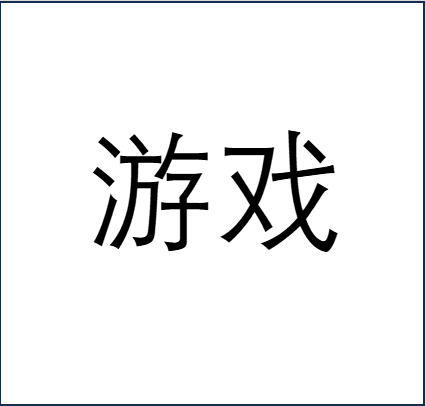
#> input picture pictures/游戏.png, 426 x 406 px
$ python gen_game_images.py
#> lines starting #> are read from the running program, lines starting #| are printed output that depends on the picture
# -*- coding: utf-8 -*-
"""
把 pictures/ 下的中文词 PNG 转成 LVGL 图像 C 文件（黑色文字 + 透明底）。

流程：
1. 按亮度把「深色(文字/边框)」与「浅色(背景)」分开：
      alpha = 255 - 亮度，近白背景(亮度>235)强制透明。
2. 去掉贴边的深色边框：从图像四边做 flood-fill，把与边缘连通的深色区域
   （外框）设为透明，只保留中间的文字。
3. 裁剪到文字外接框（留 1px），缩放到目标高度。
4. 输出 LVGL 8 TRUE_COLOR_ALPHA C 文件（LV_COLOR_DEPTH=16 时每像素 3 字节 =
   RGB565 低字节、RGB565 高字节、alpha）。
"""
import os
from collections import deque
from PIL import Image

SRC_DIR = os.path.join(os.path.dirname(__file__), "..", "pictures")
OUT_DIR = os.path.join(os.path.dirname(__file__), "..", "src", "ui_image_src")

# 中文文件名 -> (C 符号名, C 文件名, 目标高度 px)
IMAGES = [
    ("游戏.png",   "game_title_img",     "game_title_img.c",     22),
    ("开始.png",   "game_start_img",     "game_start_img.c",     18),
    ("难度.png",   "game_diff_img",      "game_diff_img.c",      18),
    ("最高分.png", "game_highscore_img", "game_highscore_img.c", 18),
    ("简单.png",   "game_easy_img",      "game_easy_img.c",      16),
    ("中等.png",   "game_medium_img",    "game_medium_img.c",    16),
    ("困难.png",   "game_hard_img",      "game_hard_img.c",      16),
    ("钓到了.png", "game_caught_img",    "game_caught_img.c",    20),
    ("没钓到.png", "game_missed_img",    "game_missed_img.c",    20),
]


def to_black_alpha(rgba):
    """深色→黑+alpha，浅色→透明。返回 (RGBA 图, 前景 bool 掩码)。"""
    w, h = rgba.size
    src = rgba.load()
    out = Image.new("RGBA", (w, h), (0, 0, 0, 0))
    dst = out.load()
    mask = [[False] * w for _ in range(h)]
    for y in range(h):
        for x in range(w):
            r, g, b, a = src[x, y]
            lum = 0.299 * r + 0.587 * g + 0.114 * b
            alpha = 255 - lum
            if lum > 235:          # 近白背景强制透明
                alpha = 0
            if alpha < 0:
                alpha = 0
            elif alpha > 255:
                alpha = 255
            dst[x, y] = (0, 0, 0, int(round(alpha)))
            mask[y][x] = lum < 200  # 前景（文字+边框，含抗锯齿）
    return out, mask


def remove_edge_border(rgba, mask):
    """从四边 flood-fill，把与边缘连通的深色区域（外框）设为透明。"""
    w, h = rgba.size
    visited = [[False] * w for _ in range(h)]
    q = deque()
    # 所有边缘上的前景像素作为种子
    for x in range(w):
        if mask[0][x] and not visited[0][x]:
            q.append((x, 0)); visited[0][x] = True
        if mask[h - 1][x] and not visited[h - 1][x]:
            q.append((x, h - 1)); visited[h - 1][x] = True
    for y in range(h):
        if mask[y][0] and not visited[y][0]:
            q.append((0, y)); visited[y][0] = True
        if mask[y][w - 1] and not visited[y][w - 1]:
            q.append((w - 1, y)); visited[y][w - 1] = True

    px = rgba.load()
    while q:
        x, y = q.popleft()
        px[x, y] = (0, 0, 0, 0)  # 移除边框
        for nx, ny in ((x + 1, y), (x - 1, y), (x, y + 1), (x, y - 1),
                       (x + 1, y + 1), (x + 1, y - 1), (x - 1, y + 1), (x - 1, y - 1)):
            if 0 <= nx < w and 0 <= ny < h and mask[ny][nx] and not visited[ny][nx]:
                visited[ny][nx] = True
                q.append((nx, ny))
    return rgba


def crop_to_text(rgba, pad=1, thr=50):
    """裁剪到 alpha > thr 的外接框（排除边框残留的淡像素）。"""
    w, h = rgba.size
    px = rgba.load()
    minx, miny, maxx, maxy = w, h, -1, -1
    for y in range(h):
        for x in range(w):
            if px[x, y][3] > thr:
                if x < minx: minx = x
                if x > maxx: maxx = x
                if y < miny: miny = y
                if y > maxy: maxy = y
    if maxx < 0:
        return rgba
    l = max(0, minx - pad); t = max(0, miny - pad)
    r = min(w, maxx + 1 + pad); b = min(h, maxy + 1 + pad)
    return rgba.crop((l, t, r, b))


def rgb_to_rgb565(r, g, b):
    return ((r >> 3) << 11) | ((g >> 2) << 5) | (b >> 3)


def gen_c_file(symbol, path, rgba):
    w, h = rgba.size
    px = rgba.load()
    data = []
    for y in range(h):
        for x in range(w):
            r, g, b, a = px[x, y]
            c = rgb_to_rgb565(r, g, b)
            data.append(c & 0xFF)
            data.append((c >> 8) & 0xFF)
            data.append(a)

    lines = ['#include "lvgl.h"\n', "\n",
             "#ifndef LV_ATTRIBUTE_MEM_ALIGN\n#define LV_ATTRIBUTE_MEM_ALIGN\n#endif\n\n",
             "const LV_ATTRIBUTE_MEM_ALIGN uint8_t %s_map[] = {\n" % symbol]
    for i in range(0, len(data), 16):
        lines.append("  %s,\n" % ", ".join("0x%02x" % v for v in data[i:i + 16]))
    lines.append("};\n\n")
    lines.append("const lv_img_dsc_t %s = {\n" % symbol)
    lines.append("  .header.cf = LV_IMG_CF_TRUE_COLOR_ALPHA,\n")
    lines.append("  .header.always_zero = 0,\n")
    lines.append("  .header.reserved = 0,\n")
    lines.append("  .header.w = %d,\n" % w)
    lines.append("  .header.h = %d,\n" % h)
    lines.append("  .data_size = %d * LV_IMG_PX_SIZE_ALPHA_BYTE,\n" % (w * h))
    lines.append("  .data = %s_map,\n" % symbol)
    lines.append("};\n")

    with open(path, "w", encoding="utf-8") as f:
        f.writelines(lines)


def main():
    os.makedirs(OUT_DIR, exist_ok=True)
    for fname, symbol, cname, target_h in IMAGES:
        src = os.path.join(SRC_DIR, fname)
        if not os.path.exists(src):
            print("MISSING:", fname)
            continue
        rgba = Image.open(src).convert("RGBA")
#> rgba is the input picture: PIL image 426x406 RGBA; mean R, G, B, A 239.3, 239.6, 240.3, 255
        out, mask = to_black_alpha(rgba)
#> in to_black_alpha, `out = Image.new("RGBA", (w, h), (0, 0, 0, 0))`: out: PIL image 426x406 RGBA; every value is 0
#> after the loop in to_black_alpha, `for y in range(h):`: mask = 406 items
#> mask = 406 items
        out = remove_edge_border(out, mask)
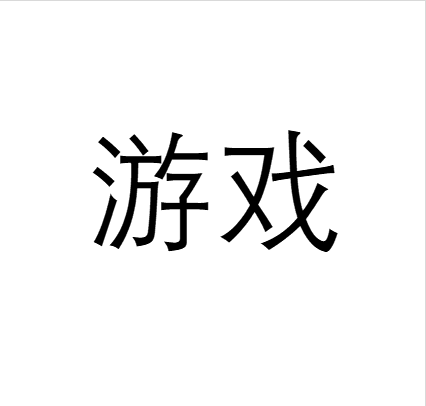
#> out: PIL image 426x406 RGBA; mean R, G, B, A 0, 0, 0, 11.8; transparent parts drawn white
        out = crop_to_text(out)
#> in crop_to_text, `return rgba.crop((l, t, r, b))`:
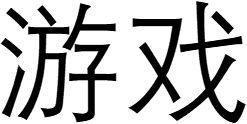
#> returned value: PIL image 247x124 RGBA; mean R, G, B, A 0, 0, 0, 65.5; transparent parts drawn white
        w, h = out.size
#> w = 247; h = 124
        if h != target_h:
            tw = max(1, round(w * target_h / h))
#> tw = 44
            out = out.resize((tw, target_h), Image.LANCZOS)
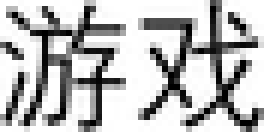
#> out: PIL image 44x22 RGBA (shown 6 times larger); mean R, G, B, A 0, 0, 0, 68.7; transparent parts drawn white
        gen_c_file(symbol, os.path.join(OUT_DIR, cname), out)
#> after the loop in gen_c_file, `for y in range(h):`: data = 2904 values, max 255 at index 239, min 0 at index 0, mean 22.88
#> the loop in gen_c_file, `for i in range(0, len(data), 16):` made 182 passes
#> i on passes 2 to 4: 16, 32, 48
#> after the loop in gen_c_file, `for i in range(0, len(data), 16):`: lines = 186 items
        print("%s -> %s  cropped=%dx%d -> out=%s" % (fname, cname, w, h, out.size))
#| 游戏.png -> game_title_img.c  cropped=247x124 -> out=(44, 22)
#> pass 2 of the loop in main, `for fname, symbol, cname, target_h in IMAGES:`:
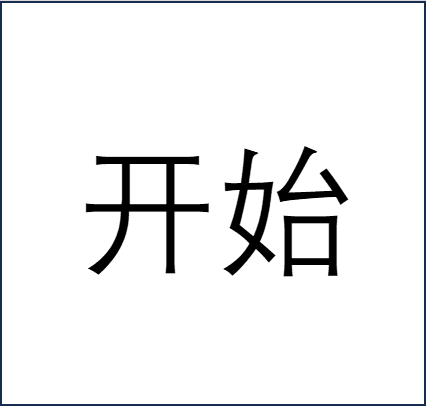
#> input picture pictures/开始.png, 426 x 406 px
#> in main, rgba is the input picture: PIL image 426x406 RGBA; mean R, G, B, A 238.6, 239, 239.7, 255
#> in crop_to_text (call 2), `return rgba.crop((l, t, r, b))`:
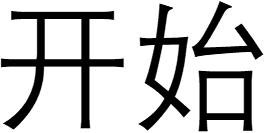
#> returned value: PIL image 264x133 RGBA; mean R, G, B, A 0, 0, 0, 58.4; transparent parts drawn white
#> in main, `out = out.resize((tw, target_h), Image.LANCZOS)`:
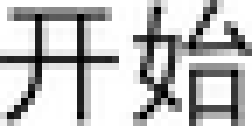
#> out: PIL image 36x18 RGBA (shown 7 times larger); mean R, G, B, A 0, 0, 0, 62.8; transparent parts drawn white
#> the loop in gen_c_file (call 2), `for i in range(0, len(data), 16):` made 122 passes
#> i on passes 2 to 9: 16, 32, 48, 64, 80, 96, 112, 128
#| 开始.png -> game_start_img.c  cropped=264x133 -> out=(36, 18)
#> pass 3 of the loop in main, `for fname, symbol, cname, target_h in IMAGES:`:
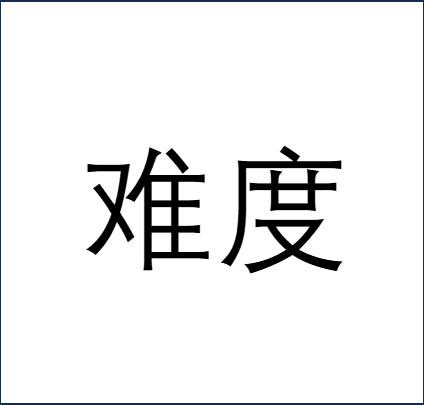
#> input picture pictures/难度.png, 424 x 405 px
#> in main, rgba is the input picture: PIL image 424x405 RGBA; mean R, G, B, A 237.9, 238.2, 238.8, 255
#> in main, `out, mask = to_black_alpha(rgba)`: mask = 405 items
#> in crop_to_text (call 3), `return rgba.crop((l, t, r, b))`:
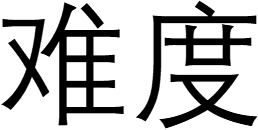
#> returned value: PIL image 258x130 RGBA; mean R, G, B, A 0, 0, 0, 70.1; transparent parts drawn white
#> in main, `out = out.resize((tw, target_h), Image.LANCZOS)`:
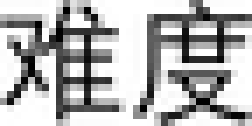
#> out: PIL image 36x18 RGBA (shown 7 times larger); mean R, G, B, A 0, 0, 0, 74.5; transparent parts drawn white
#| 难度.png -> game_diff_img.c  cropped=258x130 -> out=(36, 18)
#> the loop made 9 passes; the first 3 are shown


if __name__ == "__main__":
    main()
